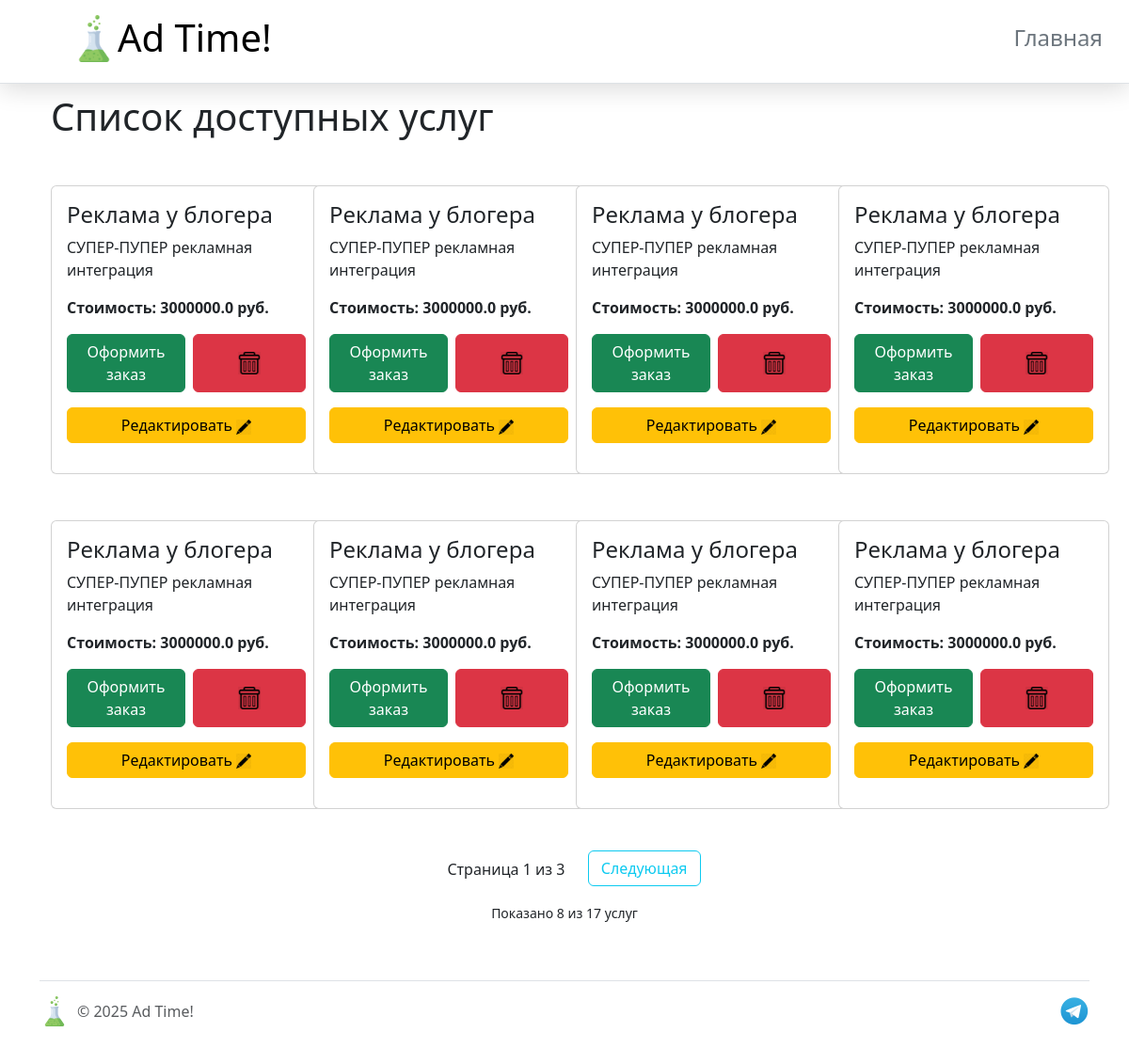
Page /list-services on the committed database.
### models.py (models this page shows)
class Service(db.Model):
    __tablename__ = 'services'
    id = db.Column(db.Integer, primary_key=True)
    service_name = db.Column(db.String(125), nullable=False)
    description = db.Column(db.Text(1000))
    price = db.Column(db.Float(), nullable=False, default='0')

### app.py (the view)
@app.route('/list-services')
def list_services():
    page = request.args.get('page', 1, type=int)
    services = Service.query.paginate(
        page=page,
        per_page=8,
        error_out=False
    )
    app.logger.info(
        f"The page with services has been loaded. Page {page}, total pages: {services.pages}")
    return render_template('list_services.html', services=services)

### templates/list_services.html (shortened to what this page needs)
{% extends "base.html" %}
{% block content %}
<div class="container">
    <h1 class="mb-4">Список доступных услуг</h1>
    {% if services %}
    <div class="row">
        {% for service in services %}
        <div class="col-md-3 mb-4">
            <div class="card" style="width: 18rem;">
                <div class="card-body">
                    <h4 class="card-title">{{ service.service_name }}</h4>
                    <p class="card-text">{{ service.description }}</p>
                    <div class="mt-3">
                        <p class="card-text"><strong>Стоимость: {{ service.price }} руб.</strong></p>
                        <div class="d-flex gap-2">
                            <a href="{{ url_for('add_order') }}" class="btn btn-success flex-grow-1">Оформить заказ</a>
                            <a href="{{ url_for('delete_service', service_id=service.id) }}"
                               class="btn btn-danger p-2 d-flex align-items-center justify-content-center"
                               onclick="return confirm('Вы уверены, что хотите удалить эту услугу?')">
                                    <img src="{{ url_for('static', filename='img/garbage_bin.png') }}"
                                        width="24" height="24"
                                        style="mix-blend-mode: multiply;"
                                        alt="Удалить">
                            </a>
                        </div>
                        <div class="d-flex gap-1">
                            <a href="{{ url_for('update_service', service_id=service.id) }}" class="btn btn-warning flex-grow-1">Редактировать
                                <img src="{{ url_for('static', filename='img/edit_pen.png') }}"
                                        width="16" height="16"
                                        style="mix-blend-mode: multiply;"
                                        alt="">
                            </a>
                        </div>
                    </div>
                </div>
            </div>
        </div>
        {% endfor %}
    </div>
    <div style="margin-top: 20px; text-align: center;">
        <span style="position: relative;margin: 0 20px; top: -5px">Страница {{ services.page }} из {{ services.pages }}</span>
        {% if services.has_next %}
            <a href="{{ url_for('list_services', page=services.next_num) }}" class="btn btn-outline-info">Следующая</a>
        {% endif %}
    </div>
    <p style="text-align: center">
        <small>Показано {{ services.items|length }} из {{ services.total }} услуг</small>
    </p>
    {% else %}
    <div class="alert alert-info mt-4">
        <p class="mb-0">На данный момент в базе нет ни одной услуги. <a href="{{ url_for('add_service') }}" class="alert-link">Добавить новую услугу</a>.</p>
    </div>
    {% endif %}
</div>
{% endblock %}

### static/css/main.css (style rules this page uses)
.card { width: 260px; margin: 0 auto; }
body { margin: 0; padding: 0; }
.card { margin-right: 25px; margin-top: 25px; float: left; }
.btn { margin-bottom: 16px; }
.btn { padding: 8px 16px; font-size: 1rem; min-width: 120px; }

### rows in the picture
Service: service_name "Реклама у блогера", description "СУПЕР-ПУПЕР рекламная интеграция", price "3000000.0"
Service: service_name "Реклама у блогера", description "СУПЕР-ПУПЕР рекламная интеграция", price "3000000.0"
Service: service_name "Реклама у блогера", description "СУПЕР-ПУПЕР рекламная интеграция", price "3000000.0"
Service: service_name "Реклама у блогера", description "СУПЕР-ПУПЕР рекламная интеграция", price "3000000.0"
Service: service_name "Реклама у блогера", description "СУПЕР-ПУПЕР рекламная интеграция", price "3000000.0"
Service: service_name "Реклама у блогера", description "СУПЕР-ПУПЕР рекламная интеграция", price "3000000.0"
Service: service_name "Реклама у блогера", description "СУПЕР-ПУПЕР рекламная интеграция", price "3000000.0"
Service: service_name "Реклама у блогера", description "СУПЕР-ПУПЕР рекламная интеграция", price "3000000.0"

### other values in the picture
{{ services.page }} "1"
{{ services.pages }} "3"
{{ services.items|length }} "8"
{{ services.total }} "17"
